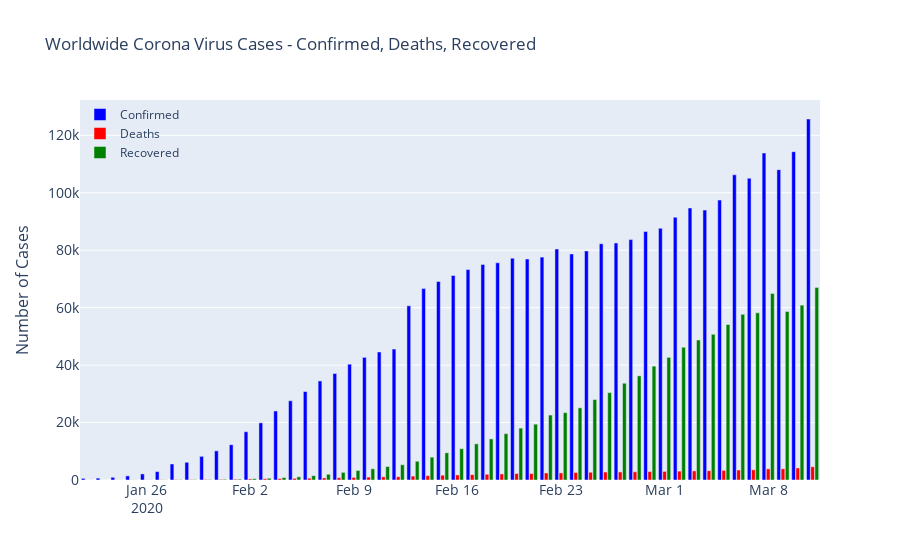

The notebook cell saved with this chart:
### Code cell
fig = go.Figure()
fig.add_trace(go.Bar(x=df_agg['update_date'],
                y=df_agg['confirmed_cases'],
                name='Confirmed',
                marker_color='blue'
                ))
fig.add_trace(go.Bar(x=df_agg['update_date'],
                y=df_agg['deaths'],
                name='Deaths',
                marker_color='Red'
                ))
fig.add_trace(go.Bar(x=df_agg['update_date'],
                y=df_agg['recovered'],
                name='Recovered',
                marker_color='Green'
                ))

fig.update_layout(
    title='Worldwide Corona Virus Cases - Confirmed, Deaths, Recovered',
    xaxis_tickfont_size=14,
    yaxis=dict(
        title='Number of Cases',
        titlefont_size=16,
        tickfont_size=14,
    ),
    legend=dict(
        x=0,
        y=1.0,
        bgcolor='rgba(255, 255, 255, 0)',
        bordercolor='rgba(255, 255, 255, 0)'
    ),
    barmode='group',
    bargap=0.15, # gap between bars of adjacent location coordinates.
    bargroupgap=0.1 # gap between bars of the same location coordinate.
)
fig.show()

### Figure 1 — Plotly figure (JSON) as saved in the notebook; plotly's stock layout.template omitted (floating-point values rounded to 4 significant figures)
{"data": [{"marker": {"color": "blue"}, "name": "Confirmed", "type": "bar", "x": ["2020-01-22", "2020-01-23", "2020-01-24", "2020-01-25", "2020-01-26", "2020-01-27", "2020-01-28", "2020-01-29", "2020-01-30", "2020-01-31", "2020-02-01", "2020-02-02", "2020-02-03", "2020-02-04", "2020-02-05", "2020-02-06", "2020-02-07", "2020-02-08", "2020-02-09", "2020-02-10", "2020-02-11", "2020-02-12", "2020-02-13", "2020-02-14", "2020-02-15", "2020-02-16", "2020-02-17", "2020-02-18", "2020-02-19", "2020-02-20", "2020-02-21", "2020-02-22", "2020-02-23", "2020-02-24", "2020-02-25", "2020-02-26", "2020-02-27", "2020-02-28", "2020-02-29", "2020-03-01", "2020-03-02", "2020-03-03", "2020-03-04", "2020-03-05", "2020-03-06", "2020-03-07", "2020-03-08", "2020-03-09", "2020-03-10", "2020-03-11"], "y": [555, 653, 941, 1438, 2118, 2927, 5578, 6165, 8235, 10151, 12287, 16804, 19902, 24027, 27587, 30798, 34485, 37078, 40326, 42696, 44584, 45590, 60636, 66634, 69112, 71197, 73273, 75029, 75634, 77227, 76959, 77612, 80435, 78714, 79768, 82246, 82524, 83702, 86502, 87613, 91481, 94702, 93966, 97461, 106264, 105057, 113831, 108040, 114303, 125681]}, {"marker": {"color": "Red"}, "name": "Deaths", "type": "bar", "x": ["2020-01-22", "2020-01-23", "2020-01-24", "2020-01-25", "2020-01-26", "2020-01-27", "2020-01-28", "2020-01-29", "2020-01-30", "2020-01-31", "2020-02-01", "2020-02-02", "2020-02-03", "2020-02-04", "2020-02-05", "2020-02-06", "2020-02-07", "2020-02-08", "2020-02-09", "2020-02-10", "2020-02-11", "2020-02-12", "2020-02-13", "2020-02-14", "2020-02-15", "2020-02-16", "2020-02-17", "2020-02-18", "2020-02-19", "2020-02-20", "2020-02-21", "2020-02-22", "2020-02-23", "2020-02-24", "2020-02-25", "2020-02-26", "2020-02-27", "2020-02-28", "2020-02-29", "2020-03-01", "2020-03-02", "2020-03-03", "2020-03-04", "2020-03-05", "2020-03-06", "2020-03-07", "2020-03-08", "2020-03-09", "2020-03-10", "2020-03-11"], "y": [17, 18, 26, 42, 56, 82, 131, 133, 171, 213, 259, 366, 425, 491, 563, 633, 723, 805, 905, 1012, 1112, 1140, 1372, 1521, 1673, 1768, 1867, 2004, 2120, 2249, 2250, 2451, 2475, 2626, 2702, 2774, 2816, 2867, 2942, 2994, 3091, 3176, 3248, 3350, 3489, 3553, 3881, 3920, 4207, 4615]}, {"marker": {"color": "Green"}, "name": "Recovered", "type": "bar", "x": ["2020-01-22", "2020-01-23", "2020-01-24", "2020-01-25", "2020-01-26", "2020-01-27", "2020-01-28", "2020-01-29", "2020-01-30", "2020-01-31", "2020-02-01", "2020-02-02", "2020-02-03", "2020-02-04", "2020-02-05", "2020-02-06", "2020-02-07", "2020-02-08", "2020-02-09", "2020-02-10", "2020-02-11", "2020-02-12", "2020-02-13", "2020-02-14", "2020-02-15", "2020-02-16", "2020-02-17", "2020-02-18", "2020-02-19", "2020-02-20", "2020-02-21", "2020-02-22", "2020-02-23", "2020-02-24", "2020-02-25", "2020-02-26", "2020-02-27", "2020-02-28", "2020-02-29", "2020-03-01", "2020-03-02", "2020-03-03", "2020-03-04", "2020-03-05", "2020-03-06", "2020-03-07", "2020-03-08", "2020-03-09", "2020-03-10", "2020-03-11"], "y": [28, 30, 36, 39, 52, 61, 107, 126, 143, 239, 288, 463, 617, 866, 1120, 1507, 2000, 2660, 3313, 3905, 4689, 5320, 6531, 7952, 9477, 10911, 12590, 14315, 16136, 18060, 19442, 22613, 23452, 25128, 27997, 30422, 33683, 36268, 39634, 42695, 46201, 48707, 50728, 54137, 57671, 58197, 64906, 58658, 60883, 66989]}], "layout": {"bargap": 0.15, "bargroupgap": 0.1, "barmode": "group", "legend": {"bgcolor": "rgba(255, 255, 255, 0)", "bordercolor": "rgba(255, 255, 255, 0)", "x": 0, "y": 1}, "title": {"text": "Worldwide Corona Virus Cases - Confirmed, Deaths, Recovered"}, "xaxis": {"tickfont": {"size": 14}}, "yaxis": {"tickfont": {"size": 14}, "title": {"font": {"size": 16}, "text": "Number of Cases"}}}}
